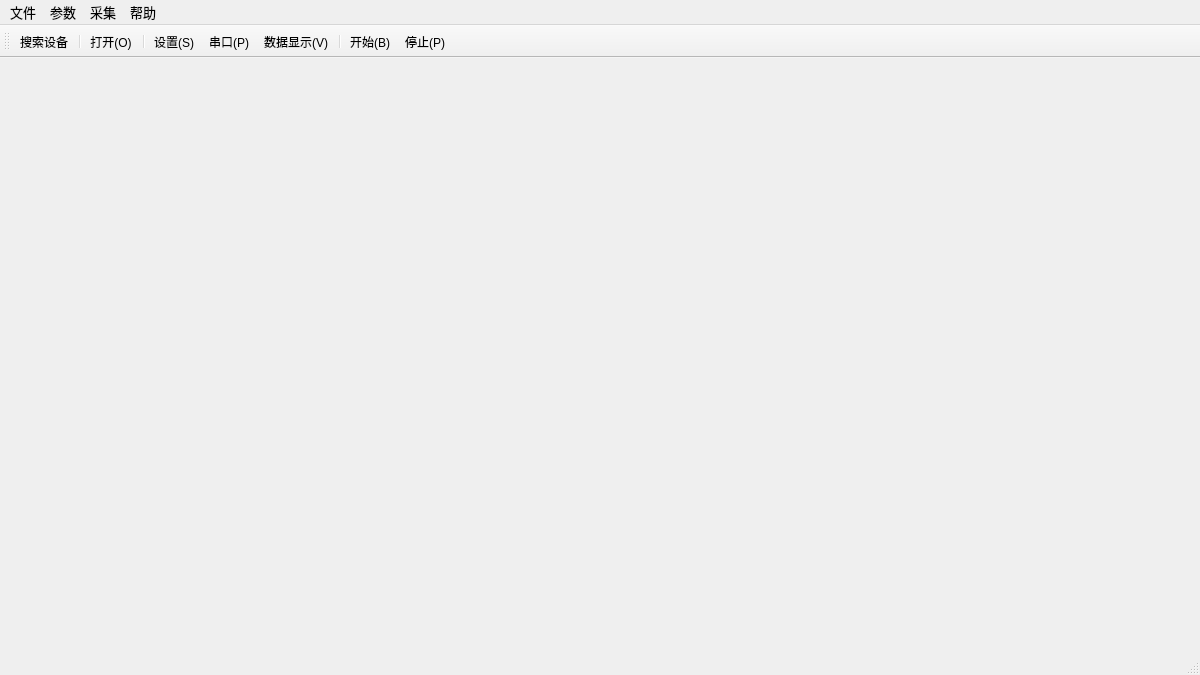
<?xml version="1.0" encoding="UTF-8"?>
<ui version="4.0">
 <class>MainWindow</class>
 <widget class="QMainWindow" name="MainWindow">
  <property name="geometry">
   <rect>
    <x>0</x>
    <y>0</y>
    <width>1200</width>
    <height>675</height>
   </rect>
  </property>
  <property name="minimumSize">
   <size>
    <width>1200</width>
    <height>675</height>
   </size>
  </property>
  <property name="windowTitle">
   <string>相干测风激光雷达数据采集控制软件</string>
  </property>
  <widget class="QWidget" name="centralWidget"/>
  <widget class="QMenuBar" name="menuBar">
   <property name="geometry">
    <rect>
     <x>0</x>
     <y>0</y>
     <width>1200</width>
     <height>25</height>
    </rect>
   </property>
   <property name="font">
    <font>
     <pointsize>10</pointsize>
    </font>
   </property>
   <widget class="QMenu" name="menu">
    <property name="font">
     <font>
      <pointsize>10</pointsize>
     </font>
    </property>
    <property name="title">
     <string>文件</string>
    </property>
    <addaction name="action_open"/>
    <addaction name="separator"/>
    <addaction name="action_view"/>
   </widget>
   <widget class="QMenu" name="menu_2">
    <property name="font">
     <font>
      <pointsize>10</pointsize>
     </font>
    </property>
    <property name="title">
     <string>参数</string>
    </property>
    <addaction name="action_set"/>
    <addaction name="action_serialport"/>
    <addaction name="action_collect_instruct"/>
   </widget>
   <widget class="QMenu" name="menu_3">
    <property name="font">
     <font>
      <pointsize>10</pointsize>
     </font>
    </property>
    <property name="title">
     <string>采集</string>
    </property>
    <addaction name="action_start"/>
    <addaction name="action_stop"/>
   </widget>
   <widget class="QMenu" name="menu_4">
    <property name="font">
     <font>
      <pointsize>10</pointsize>
     </font>
    </property>
    <property name="title">
     <string>帮助</string>
    </property>
    <addaction name="action_help"/>
    <addaction name="action_about"/>
   </widget>
   <addaction name="menu"/>
   <addaction name="menu_2"/>
   <addaction name="menu_3"/>
   <addaction name="menu_4"/>
  </widget>
  <widget class="QToolBar" name="mainToolBar">
   <property name="windowTitle">
    <string>工具栏</string>
   </property>
   <property name="iconSize">
    <size>
     <width>32</width>
     <height>32</height>
    </size>
   </property>
   <attribute name="toolBarArea">
    <enum>TopToolBarArea</enum>
   </attribute>
   <attribute name="toolBarBreak">
    <bool>false</bool>
   </attribute>
   <addaction name="action_searchDevice"/>
   <addaction name="separator"/>
   <addaction name="action_open"/>
   <addaction name="separator"/>
   <addaction name="action_set"/>
   <addaction name="action_serialport"/>
   <addaction name="action_view"/>
   <addaction name="separator"/>
   <addaction name="action_start"/>
   <addaction name="action_stop"/>
  </widget>
  <widget class="QStatusBar" name="statusBar">
   <property name="maximumSize">
    <size>
     <width>1280</width>
     <height>22</height>
    </size>
   </property>
  </widget>
  <action name="action_open">
   <property name="icon">
    <iconset resource="images.qrc">
     <normaloff>:/images/openfolder.png</normaloff>:/images/openfolder.png</iconset>
   </property>
   <property name="text">
    <string>打开(&amp;O)</string>
   </property>
   <property name="toolTip">
    <string>打开</string>
   </property>
   <property name="statusTip">
    <string>打开数据采集文件的存储位置</string>
   </property>
   <property name="shortcut">
    <string>Ctrl+O</string>
   </property>
  </action>
  <action name="action_saveAs">
   <property name="icon">
    <iconset resource="images.qrc">
     <normaloff>:/images/savefolder.png</normaloff>:/images/savefolder.png</iconset>
   </property>
   <property name="text">
    <string>另存为(&amp;A)...</string>
   </property>
   <property name="toolTip">
    <string>另存为</string>
   </property>
   <property name="statusTip">
    <string>Save current data to specified files</string>
   </property>
   <property name="shortcut">
    <string>Ctrl+A</string>
   </property>
  </action>
  <action name="action_view">
   <property name="icon">
    <iconset resource="images.qrc">
     <normaloff>:/images/plotView.png</normaloff>:/images/plotView.png</iconset>
   </property>
   <property name="text">
    <string>数据显示(&amp;V)</string>
   </property>
   <property name="toolTip">
    <string>数据显示</string>
   </property>
   <property name="shortcut">
    <string>Ctrl+W</string>
   </property>
  </action>
  <action name="action_set">
   <property name="icon">
    <iconset resource="images.qrc">
     <normaloff>:/images/set.png</normaloff>:/images/set.png</iconset>
   </property>
   <property name="text">
    <string>设置(&amp;S)</string>
   </property>
   <property name="toolTip">
    <string>参数设置</string>
   </property>
   <property name="statusTip">
    <string>打开采集参数设置对话框</string>
   </property>
   <property name="shortcut">
    <string>Ctrl+T</string>
   </property>
  </action>
  <action name="action_start">
   <property name="icon">
    <iconset resource="images.qrc">
     <normaloff>:/images/start.png</normaloff>:/images/start.png</iconset>
   </property>
   <property name="text">
    <string>开始(&amp;B)</string>
   </property>
   <property name="toolTip">
    <string>开始数据采集</string>
   </property>
   <property name="statusTip">
    <string>开始采集</string>
   </property>
   <property name="shortcut">
    <string>Ctrl+E</string>
   </property>
  </action>
  <action name="action_stop">
   <property name="icon">
    <iconset resource="images.qrc">
     <normaloff>:/images/stop.png</normaloff>:/images/stop.png</iconset>
   </property>
   <property name="text">
    <string>停止(&amp;P)</string>
   </property>
   <property name="toolTip">
    <string>停止数据采集</string>
   </property>
   <property name="statusTip">
    <string>停止采集</string>
   </property>
   <property name="shortcut">
    <string>Ctrl+S</string>
   </property>
  </action>
  <action name="action_help">
   <property name="icon">
    <iconset resource="images.qrc">
     <normaloff>:/images/help.png</normaloff>:/images/help.png</iconset>
   </property>
   <property name="text">
    <string>帮助(&amp;W)</string>
   </property>
   <property name="toolTip">
    <string>帮助</string>
   </property>
   <property name="statusTip">
    <string>帮助</string>
   </property>
   <property name="shortcut">
    <string>Ctrl+W</string>
   </property>
  </action>
  <action name="action_searchDevice">
   <property name="icon">
    <iconset resource="images.qrc">
     <normaloff>:/images/searchdevice.png</normaloff>:/images/searchdevice.png</iconset>
   </property>
   <property name="text">
    <string>搜索设备</string>
   </property>
   <property name="toolTip">
    <string>搜索并连接采集卡设备</string>
   </property>
   <property name="statusTip">
    <string>搜索并连接采集卡设备</string>
   </property>
   <property name="shortcut">
    <string>Ctrl+F</string>
   </property>
  </action>
  <action name="action_serialport">
   <property name="icon">
    <iconset resource="images.qrc">
     <normaloff>:/images/port.png</normaloff>:/images/port.png</iconset>
   </property>
   <property name="text">
    <string>串口(&amp;P)</string>
   </property>
   <property name="toolTip">
    <string>串口</string>
   </property>
   <property name="statusTip">
    <string>打开串口设置对话框</string>
   </property>
   <property name="shortcut">
    <string>Ctrl+P</string>
   </property>
  </action>
  <action name="action_collect_instruct">
   <property name="checkable">
    <bool>true</bool>
   </property>
   <property name="checked">
    <bool>true</bool>
   </property>
   <property name="text">
    <string>采集说明</string>
   </property>
  </action>
  <action name="action_about">
   <property name="text">
    <string>关于...</string>
   </property>
  </action>
 </widget>
 <layoutdefault spacing="6" margin="11"/>
 <resources>
  <include location="images.qrc"/>
 </resources>
 <connections/>
</ui>
